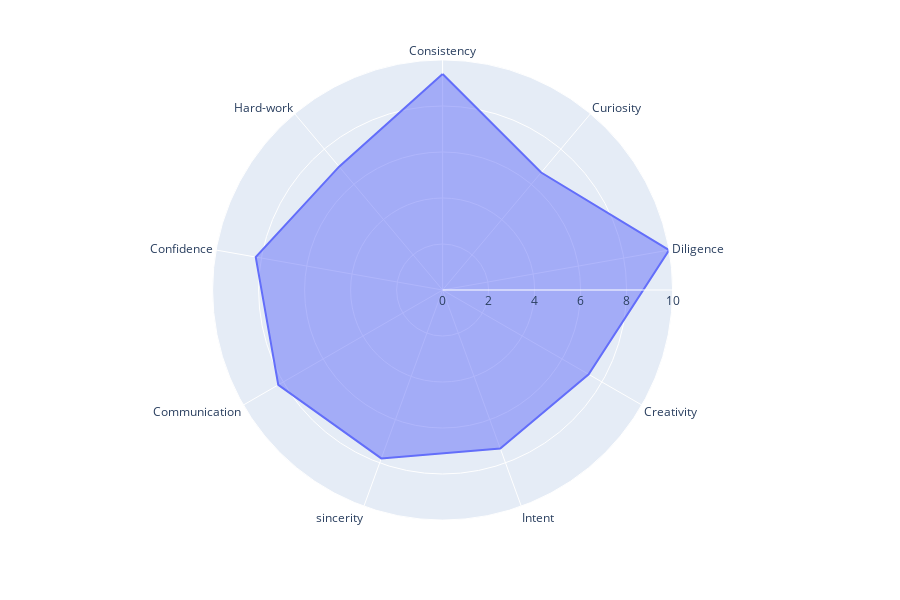

Source (notebook cell):
### Code cell
import plotly.express as px


df = pd.DataFrame(dict(
    r=arr_type_percentage,
    theta=arr_type_name))
fig = px.line_polar(df, r='r', theta='theta', line_close=True)
fig.update_traces(fill='toself')
fig.show()
df

### Figure 1 — Plotly figure (JSON) as saved in the notebook; plotly's stock layout.template omitted (floating-point values rounded to 4 significant figures)
{"data": [{"fill": "toself", "hoverlabel": {"namelength": 0}, "hovertemplate": "r=%{r}<br>theta=%{theta}", "legendgroup": "", "line": {"color": "#636efa", "dash": "solid"}, "mode": "lines", "name": "", "r": [9.394, 6.667, 10, 7.333, 7.333, 7.792, 8.25, 8.25, 7, 9.394], "showlegend": false, "subplot": "polar", "theta": ["Consistency", "Curiosity", "Diligence", "Creativity", "Intent", "sincerity", "Communication", "Confidence", "Hard-work", "Consistency"], "type": "scatterpolar"}], "layout": {"height": 600, "legend": {"tracegroupgap": 0}, "margin": {"t": 60}, "polar": {"angularaxis": {"direction": "clockwise", "rotation": 90}, "domain": {"x": [0, 0.98], "y": [0, 1]}}}}
